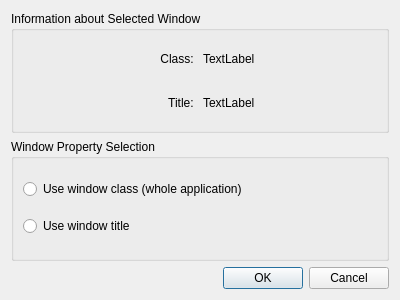
<?xml version="1.0" encoding="UTF-8"?>
<ui version="4.0">
 <class>CarbonDetectWidget</class>
 <widget class="QDialog" name="CarbonDetectWidget">
  <property name="geometry">
   <rect>
    <x>0</x>
    <y>0</y>
    <width>400</width>
    <height>300</height>
   </rect>
  </property>
  <property name="windowTitle">
   <string>Dialog</string>
  </property>
  <layout class="QVBoxLayout" name="verticalLayout">
   <item>
    <widget class="QGroupBox" name="groupBox">
     <property name="title">
      <string>Information about Selected Window</string>
     </property>
     <layout class="QGridLayout" name="gridLayout">
      <item row="0" column="0">
       <widget class="QLabel" name="label">
        <property name="text">
         <string>Class: </string>
        </property>
        <property name="alignment">
         <set>Qt::AlignRight|Qt::AlignTrailing|Qt::AlignVCenter</set>
        </property>
       </widget>
      </item>
      <item row="0" column="1">
       <widget class="QLabel" name="windowClass">
        <property name="text">
         <string notr="true">TextLabel</string>
        </property>
       </widget>
      </item>
      <item row="1" column="0">
       <widget class="QLabel" name="label_2">
        <property name="text">
         <string>Title: </string>
        </property>
        <property name="alignment">
         <set>Qt::AlignRight|Qt::AlignTrailing|Qt::AlignVCenter</set>
        </property>
       </widget>
      </item>
      <item row="1" column="1">
       <widget class="QLabel" name="windowTitle">
        <property name="text">
         <string notr="true">TextLabel</string>
        </property>
       </widget>
      </item>
     </layout>
    </widget>
   </item>
   <item>
    <widget class="QGroupBox" name="groupBox_2">
     <property name="title">
      <string>Window Property Selection</string>
     </property>
     <layout class="QVBoxLayout" name="verticalLayout_2">
      <item>
       <widget class="QRadioButton" name="windowClassCheckBox">
        <property name="text">
         <string>Use window class (whole application)</string>
        </property>
       </widget>
      </item>
      <item>
       <widget class="QRadioButton" name="windowTitleCheckBox">
        <property name="locale">
         <locale language="French" country="France"/>
        </property>
        <property name="text">
         <string>Use window title</string>
        </property>
       </widget>
      </item>
     </layout>
    </widget>
   </item>
   <item>
    <widget class="QDialogButtonBox" name="buttonBox">
     <property name="orientation">
      <enum>Qt::Horizontal</enum>
     </property>
     <property name="standardButtons">
      <set>QDialogButtonBox::Cancel|QDialogButtonBox::Ok</set>
     </property>
    </widget>
   </item>
  </layout>
 </widget>
 <resources/>
 <connections>
  <connection>
   <sender>buttonBox</sender>
   <signal>accepted()</signal>
   <receiver>CarbonDetectWidget</receiver>
   <slot>accept()</slot>
   <hints>
    <hint type="sourcelabel">
     <x>248</x>
     <y>254</y>
    </hint>
    <hint type="destinationlabel">
     <x>157</x>
     <y>274</y>
    </hint>
   </hints>
  </connection>
  <connection>
   <sender>buttonBox</sender>
   <signal>rejected()</signal>
   <receiver>CarbonDetectWidget</receiver>
   <slot>reject()</slot>
   <hints>
    <hint type="sourcelabel">
     <x>316</x>
     <y>260</y>
    </hint>
    <hint type="destinationlabel">
     <x>286</x>
     <y>274</y>
    </hint>
   </hints>
  </connection>
 </connections>
</ui>
